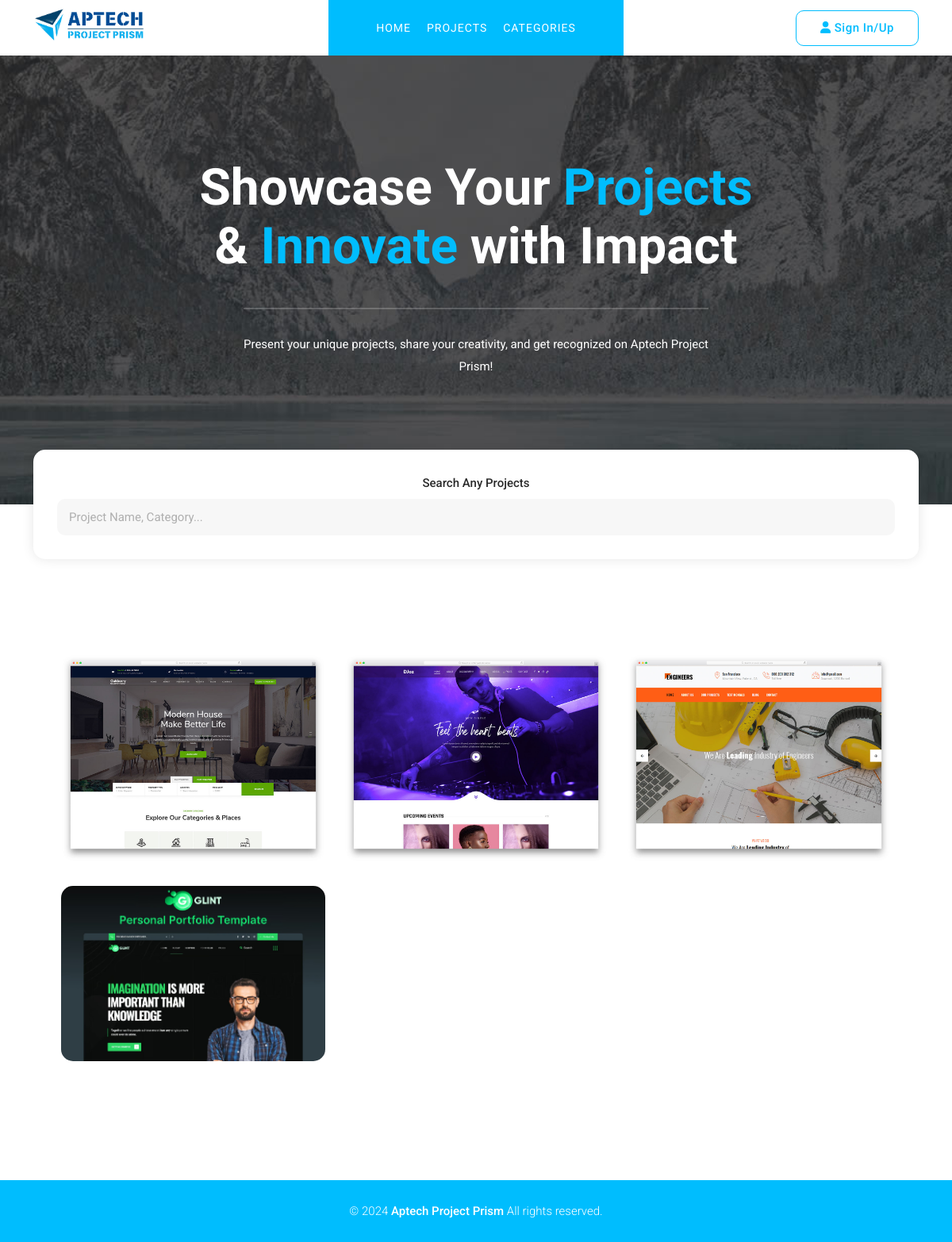
The page /brose_cat.php?cat_id=13 on the database as committed earlier.
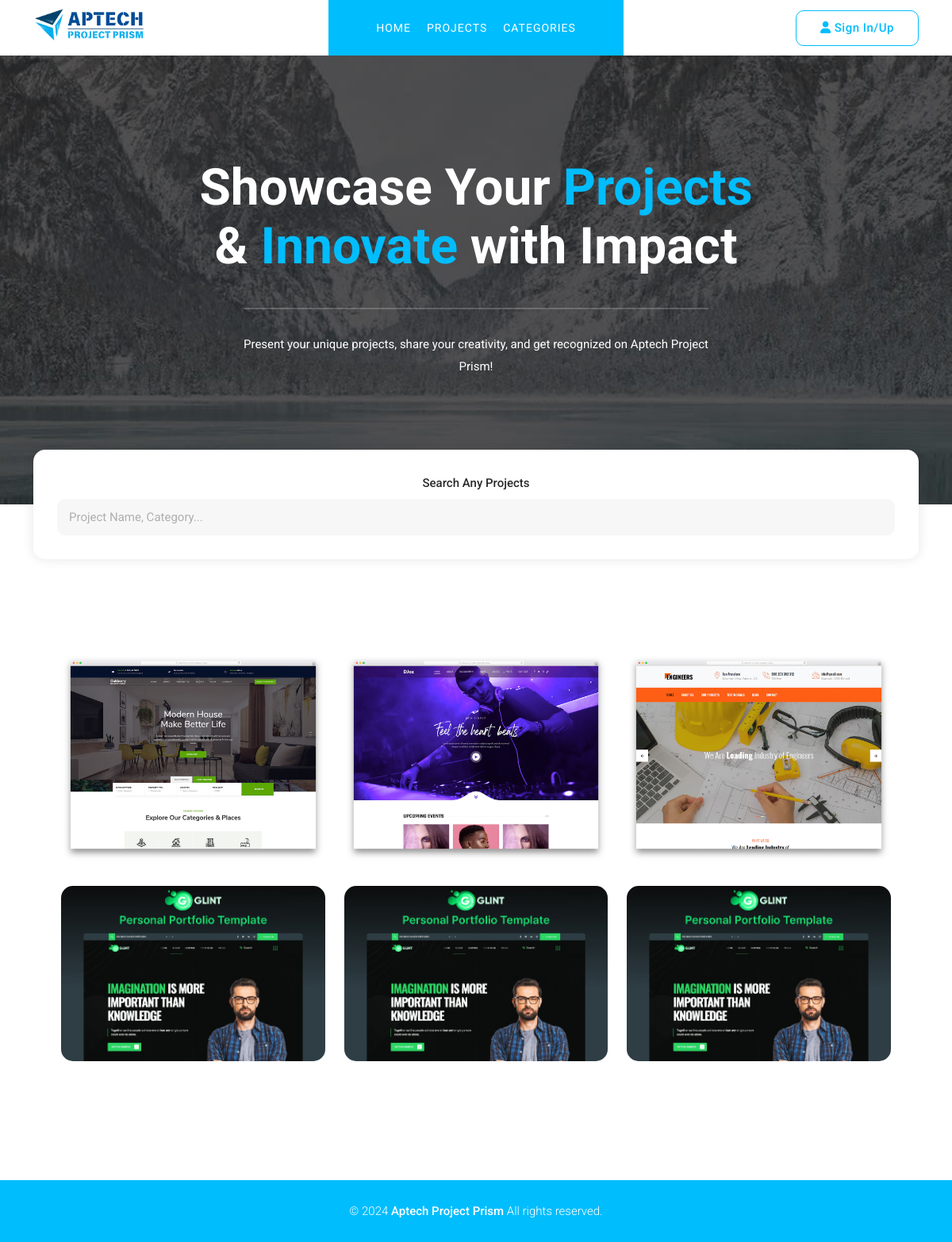
The same page on the database as committed later.
### tables this page shows
CREATE TABLE `project` (
  `project_id` int(11) NOT NULL,
  `project_name` varchar(255) NOT NULL,
  `project_faculty` varchar(255) NOT NULL,
  `project_batchcode` varchar(255) NOT NULL,
  `project_semester` varchar(255) NOT NULL,
  `project_url` text NOT NULL,
  `project_img` varchar(255) NOT NULL,
  `project_desc` text NOT NULL,
  `status` tinyint(4) NOT NULL DEFAULT 1,
  `user_id` int(11) NOT NULL,
  `category` int(11) NOT NULL,
  `Sta` varchar(255) NOT NULL,
  `Statuss` int(255) NOT NULL
);

### brose_cat.php (the view, shortened to what this page needs)
<?php
include("includes/header.php");
include("includes/navbar.php");
include("includes/form.php");
include("config.php");
?>
<div class="page-heading">
  <div class="container">
    <div class="row">
      <div class="col-lg-8 offset-lg-2 header-text">
        <h2>Showcase Your <em>Projects</em> &amp; <em>Innovate</em> with Impact</h2>
        <p>Present your unique projects, share your creativity, and get recognized on Aptech Project Prism!</p>
      </div>
    </div>
  </div>
</div>
<div class="search-form">
  <div class="container">
    <div class="row">
      <div class="col-lg-12">
        <form id="search-form" name="gs" method="submit" role="search" action="#">
          <div class="row">
            <div class="col-lg-12">
              <fieldset class="text-center">
                <label for="contest" class="form-label">Search Any Projects</label>
                <input type="text" id="searchInput" name="contest" class="searchText"
                  placeholder="Project Name, Category..." autocomplete="on" required>
              </fieldset>
            </div>
          </div>
        </form>
      </div>
    </div>
  </div>
</div>
<section class="contest-win pricing-plans">
  <div class="container-fluid">
    <div class="row" id="projectContainer">
     <?php
$cat_id = isset($_GET['cat_id']) ? (int)$_GET['cat_id'] : 0;
if ($cat_id > 0) {
  $fetch_project = "SELECT * FROM `project` as p
                    INNER JOIN `project_category` as c
                    ON p.category = c.c_id
                    WHERE p.category = $cat_id";
  $fetch_result = mysqli_query($connection, $fetch_project);
  if (mysqli_num_rows($fetch_result) > 0) {
    while ($row = mysqli_fetch_assoc($fetch_result)) {
      ?>
      <div class="col-lg-4 project-item">
        <div class="thumb">
          <img src="<?php echo './User-Dashboard/assets/images/project_img/' . $row["project_img"]; ?>"
            alt="project img">
        </div>
      </div>
      <?php
    }
  } else {
    echo "No projects found in this category.";
  }
} else {
  echo "Invalid category ID.";
}
?>
    </div>
  </div>
</section>
<?php
include("includes/footer.php");
?>

Rows that differ between the two databases and show on the page:
added project: project_img (picture)
added project: project_img (picture)
